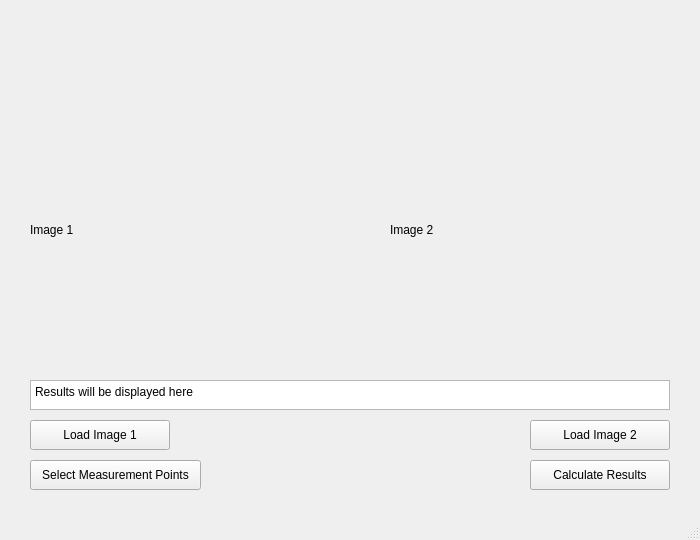
<?xml version="1.0" encoding="UTF-8"?>
<ui version="4.0">
 <class>MainWindow</class>
 <widget class="QMainWindow" name="MainWindow">
  <property name="geometry">
   <rect>
    <x>0</x>
    <y>0</y>
    <width>700</width>
    <height>540</height>
   </rect>
  </property>
  <property name="windowTitle">
   <string>Measurement Tool</string>
  </property>
  <widget class="QWidget" name="centralwidget">
   <widget class="QPushButton" name="button_load_image_1">
    <property name="geometry">
     <rect>
      <x>30</x>
      <y>420</y>
      <width>140</width>
      <height>30</height>
     </rect>
    </property>
    <property name="text">
     <string>Load Image 1</string>
    </property>
   </widget>
   <widget class="QPushButton" name="button_load_image_2">
    <property name="geometry">
     <rect>
      <x>530</x>
      <y>420</y>
      <width>140</width>
      <height>30</height>
     </rect>
    </property>
    <property name="text">
     <string>Load Image 2</string>
    </property>
   </widget>
   <widget class="QPushButton" name="button_select_points">
    <property name="geometry">
     <rect>
      <x>30</x>
      <y>460</y>
      <width>171</width>
      <height>30</height>
     </rect>
    </property>
    <property name="text">
     <string>Select Measurement Points</string>
    </property>
   </widget>
   <widget class="QPushButton" name="button_calculate_results">
    <property name="geometry">
     <rect>
      <x>530</x>
      <y>460</y>
      <width>140</width>
      <height>30</height>
     </rect>
    </property>
    <property name="text">
     <string>Calculate Results</string>
    </property>
   </widget>
   <widget class="QLabel" name="label_image_1">
    <property name="geometry">
     <rect>
      <x>30</x>
      <y>50</y>
      <width>280</width>
      <height>360</height>
     </rect>
    </property>
    <property name="text">
     <string>Image 1</string>
    </property>
   </widget>
   <widget class="QLabel" name="label_image_2">
    <property name="geometry">
     <rect>
      <x>390</x>
      <y>50</y>
      <width>280</width>
      <height>360</height>
     </rect>
    </property>
    <property name="text">
     <string>Image 2</string>
    </property>
   </widget>
   <widget class="QTextEdit" name="textEdit_results">
    <property name="geometry">
     <rect>
      <x>30</x>
      <y>380</y>
      <width>640</width>
      <height>30</height>
     </rect>
    </property>
    <property name="plainText">
     <string>Results will be displayed here</string>
    </property>
   </widget>
  </widget>
  <widget class="QMenuBar" name="menubar">
   <property name="geometry">
    <rect>
     <x>0</x>
     <y>0</y>
     <width>700</width>
     <height>23</height>
    </rect>
   </property>
  </widget>
  <widget class="QStatusBar" name="statusbar"/>
 </widget>
 <resources/>
 <connections/>
</ui>
